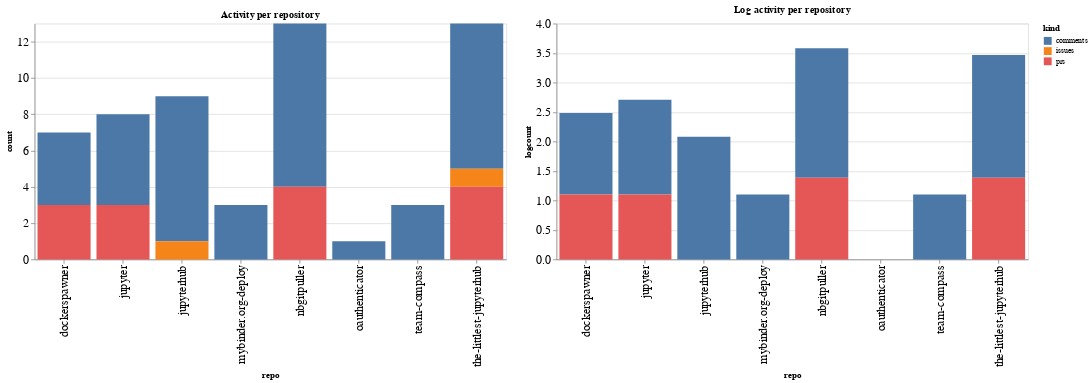

Source (notebook cell):
### Code cell
ch1 = alt.Chart(repo_summaries, width=600, title="Activity per repository").mark_bar().encode(
    x='repo',
    y='count',
    color='kind',
    tooltip="kind"
)

ch2 = alt.Chart(repo_summaries, width=600, title="Log activity per repository").mark_bar().encode(
    x='repo',
    y='logcount',
    color='kind',
    tooltip="kind"
)

ch1 | ch2

### Figure 1 — Vega-Lite specification as saved in the notebook (floating-point values rounded to 4 significant figures)
{"config": {"axisLeft": {"labelFontSize": 15}, "axisBottom": {"labelFontSize": 15}}, "hconcat": [{"mark": "bar", "encoding": {"color": {"type": "nominal", "field": "kind"}, "tooltip": {"type": "nominal", "field": "kind"}, "x": {"type": "nominal", "field": "repo"}, "y": {"type": "quantitative", "field": "count"}}, "title": "Activity per repository", "width": 600}, {"mark": "bar", "encoding": {"color": {"type": "nominal", "field": "kind"}, "tooltip": {"type": "nominal", "field": "kind"}, "x": {"type": "nominal", "field": "repo"}, "y": {"type": "quantitative", "field": "logcount"}}, "title": "Log activity per repository", "width": 600}], "data": {"name": "data-fb93b3a3254168fb89871fa786bad57e"}, "$schema": "https://vega.github.io/schema/vega-lite/v4.8.1.json", "datasets": {"data-fb93b3a3254168fb89871fa786bad57e": [{"repo": "dockerspawner", "kind": "comments", "count": 4, "logcount": 1.386}, {"repo": "dockerspawner", "kind": "prs", "count": 3, "logcount": 1.099}, {"repo": "jupyter", "kind": "comments", "count": 5, "logcount": 1.609}, {"repo": "jupyter", "kind": "prs", "count": 3, "logcount": 1.099}, {"repo": "jupyterhub", "kind": "comments", "count": 8, "logcount": 2.079}, {"repo": "jupyterhub", "kind": "issues", "count": 1, "logcount": 0.0}, {"repo": "mybinder.org-deploy", "kind": "comments", "count": 3, "logcount": 1.099}, {"repo": "nbgitpuller", "kind": "comments", "count": 9, "logcount": 2.197}, {"repo": "nbgitpuller", "kind": "prs", "count": 4, "logcount": 1.386}, {"repo": "oauthenticator", "kind": "comments", "count": 1, "logcount": 0.0}, {"repo": "team-compass", "kind": "comments", "count": 3, "logcount": 1.099}, {"repo": "the-littlest-jupyterhub", "kind": "comments", "count": 8, "logcount": 2.079}, {"repo": "the-littlest-jupyterhub", "kind": "issues", "count": 1, "logcount": 0.0}, {"repo": "the-littlest-jupyterhub", "kind": "prs", "count": 4, "logcount": 1.386}]}}
